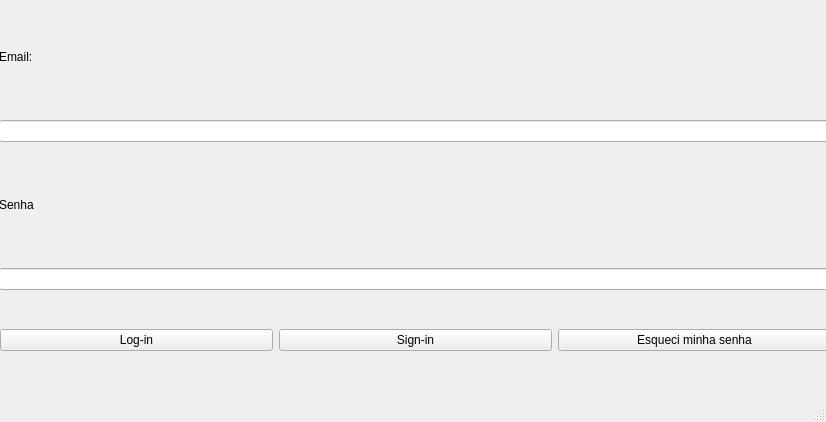
<?xml version="1.0" encoding="UTF-8"?>
<ui version="4.0">
 <class>MainWindow</class>
 <widget class="QMainWindow" name="MainWindow">
  <property name="geometry">
   <rect>
    <x>0</x>
    <y>0</y>
    <width>826</width>
    <height>422</height>
   </rect>
  </property>
  <property name="windowTitle">
   <string>MainWindow</string>
  </property>
  <widget class="QWidget" name="centralwidget">
   <widget class="QWidget" name="verticalLayoutWidget">
    <property name="geometry">
     <rect>
      <x>-1</x>
      <y>-1</y>
      <width>831</width>
      <height>291</height>
     </rect>
    </property>
    <layout class="QVBoxLayout" name="verticalLayout">
     <item>
      <widget class="QLabel" name="label_email">
       <property name="text">
        <string>Email:</string>
       </property>
      </widget>
     </item>
     <item>
      <widget class="QLineEdit" name="input_email"/>
     </item>
     <item>
      <widget class="QLabel" name="label_senha">
       <property name="text">
        <string>Senha</string>
       </property>
      </widget>
     </item>
     <item>
      <widget class="QLineEdit" name="input_senha"/>
     </item>
    </layout>
   </widget>
   <widget class="QWidget" name="horizontalLayoutWidget">
    <property name="geometry">
     <rect>
      <x>0</x>
      <y>300</y>
      <width>831</width>
      <height>80</height>
     </rect>
    </property>
    <layout class="QHBoxLayout" name="horizontalLayout">
     <item>
      <widget class="QPushButton" name="btn_login">
       <property name="text">
        <string>Log-in</string>
       </property>
      </widget>
     </item>
     <item>
      <widget class="QPushButton" name="btn_signin">
       <property name="text">
        <string>Sign-in</string>
       </property>
      </widget>
     </item>
     <item>
      <widget class="QPushButton" name="btn_esqueci">
       <property name="text">
        <string>Esqueci minha senha</string>
       </property>
      </widget>
     </item>
    </layout>
   </widget>
  </widget>
  <widget class="QMenuBar" name="menubar">
   <property name="geometry">
    <rect>
     <x>0</x>
     <y>0</y>
     <width>826</width>
     <height>22</height>
    </rect>
   </property>
  </widget>
  <widget class="QStatusBar" name="statusbar"/>
 </widget>
 <resources/>
 <connections/>
</ui>
